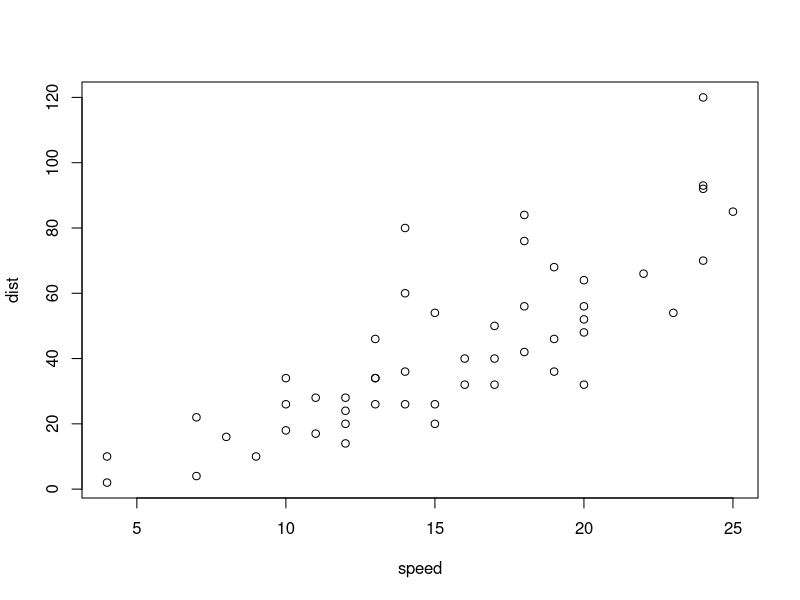
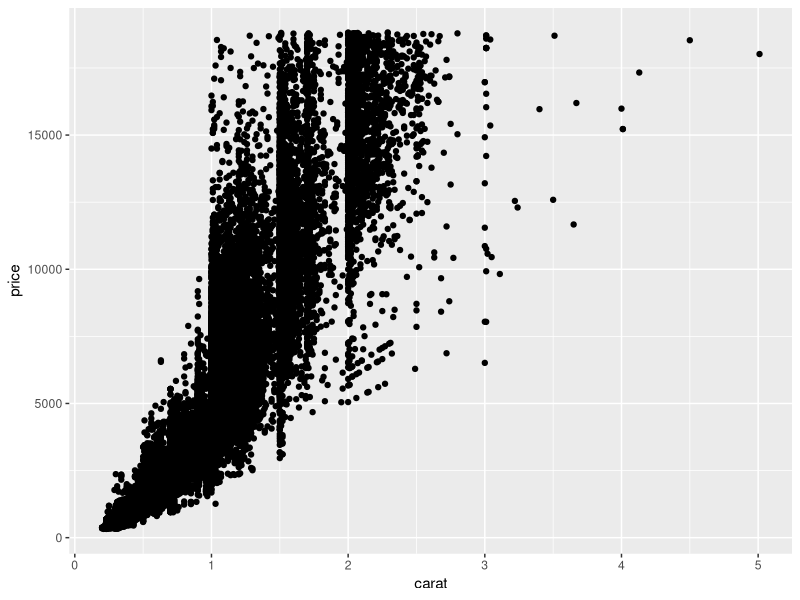

Write the R code that produced these figures, in order.
## ---- chunk 1
library(tidyverse)
## ---- chunk 2
# Pod??s escribir c??digo en chunks como este.
# Este chunk usa el c??digo plot(cars) para graficar un dataset.
# Para ejecutar el c??digo, hac?? click en el bot??n verde de Play 
# en la esquina superior derecha de este chunk. Probalo!
plot(cars)
## ---- chunk 3

## ---- chunk 4
# A veces podr??as querer ejecutar solo parte del c??digo 
# en un chunk. Para hacerlo, seleccion?? el c??digo
# a ejecutar y presion?? Cmd + Enter (Control + Enter en 
# Windows). Si no seleccion??s ning??n c??digo R va a 
# ejecutar la l??nea de c??digo donde est?? tu cursor.
# Probalo ahora. Ejecut?? mean(1:5) pero no la l??nea siguiente.
mean(1:5)
warning("You shouldn't run this!")
## ---- chunk 5
# Pod??s hacer click en la flecha que apunta para abajo para ejecutar 
# todos los chunks arriba del actual.Esto es ??til si el c??digo en tu
# chunk usa objeto que construiste en chunks anteriores.
# Sys.Date()
## ---- chunk 6
ggplot(data = diamonds) + geom_point(aes(x = carat, y = price))
